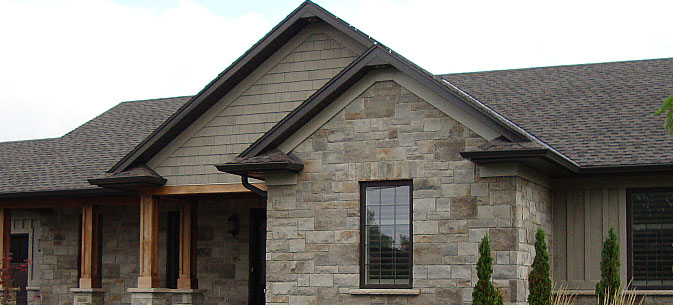
#> input picture EdgeDetection/aaa.jpg, 673 x 305 px
$ python detectEdge.py   (older library calls are emulated)
#> lines starting #> are read from the running program, lines starting #| are printed output that depends on the picture
import cv2
from matplotlib import pyplot as plt

input = cv2.imread('aaa.jpg',)
#> input is the input picture: shape (305, 673, 3); mean B, G, R 117, 123, 126.7
gray = cv2.cvtColor(input, cv2.COLOR_RGB2GRAY)
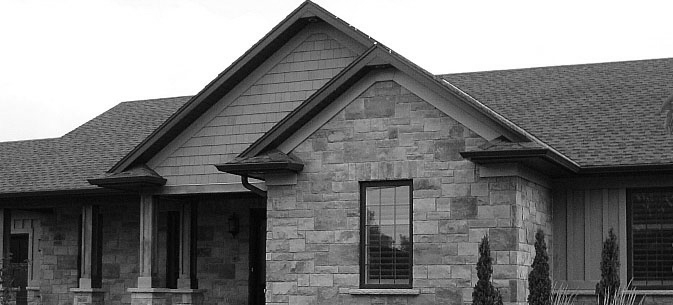
#> gray: shape (305, 673); min 0, max 255, mean 121.6
img = cv2.GaussianBlur(gray,(3,3),0)
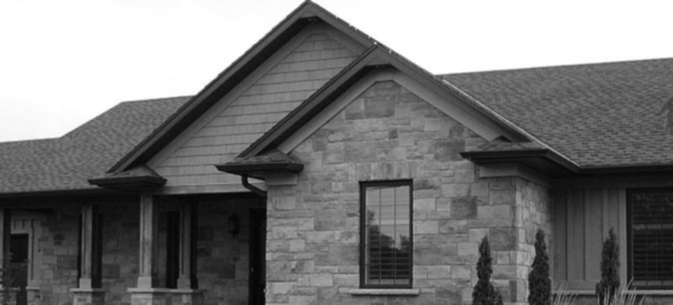
#> img: shape (305, 673); min 5, max 255, mean 121.6
laplacian = cv2.Laplacian(img,cv2.CV_64F)
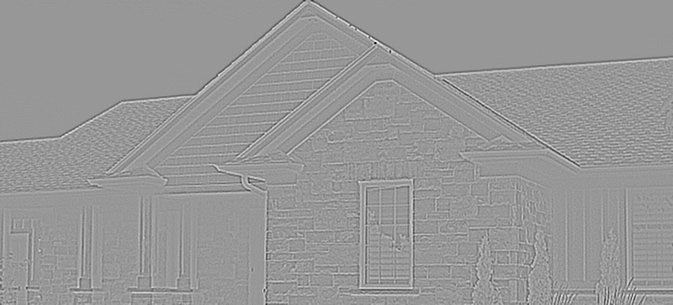
#> laplacian: shape (305, 673) float64; min -155, max 106, mean 0; drawn with min black and max white
sobel_x = cv2.Sobel(img,cv2.CV_64F,1,0,ksize=5)
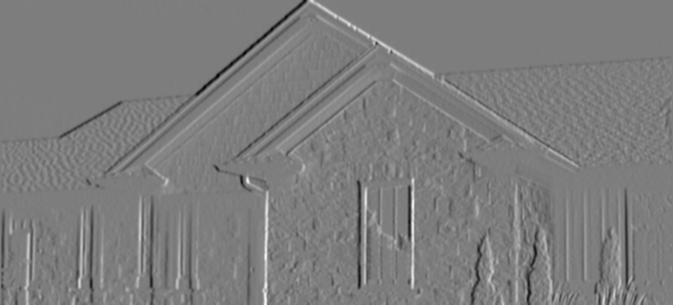
#> sobel_x: shape (305, 673) float64; min -6099, max 6268, mean -12.5; drawn with min black and max white
sobel_y = cv2.Sobel(img,cv2.CV_64F,0,1,ksize=5)
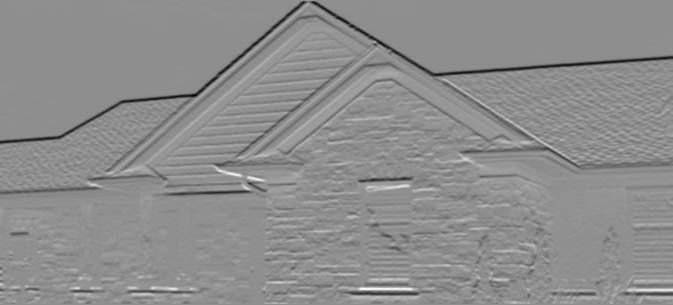
#> sobel_y: shape (305, 673) float64; min -7628, max 5985, mean -69.3; drawn with min black and max white
canny = cv2.Canny(img,4000, 500,apertureSize=5)
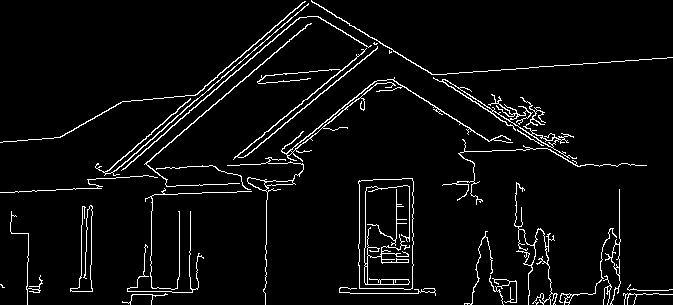
#> canny: shape (305, 673); 4.6% white in thin lines or dots
scharr_x = cv2.Scharr(img ,cv2.CV_16S, 1, 0, cv2.BORDER_DEFAULT)
scharr_y = cv2.Scharr(img ,cv2.CV_16S, 0, 1, cv2.BORDER_DEFAULT)

plt.subplot(3,2,1),plt.imshow(img,cmap = 'gray')
plt.title('Original'), plt.xticks([]), plt.yticks([])
plt.subplot(3,2,2),plt.imshow(laplacian, cmap = 'gray')
plt.title('Laplacian'), plt.xticks([]), plt.yticks([])
plt.subplot(3,2,3),plt.imshow(sobel_x, cmap = 'gray')
plt.title('Sobel_x'), plt.xticks([]), plt.yticks([])
plt.subplot(3,2,4),plt.imshow(sobel_y, cmap = 'gray')
plt.title('Sobel_y'), plt.xticks([]), plt.yticks([])
plt.subplot(3,2,5),plt.imshow(canny, cmap = 'gray')
plt.title('Canny'), plt.xticks([]), plt.yticks([])
plt.subplot(3,2,6),plt.imshow(scharr_x, cmap = 'gray')
plt.title('Scharr_x'), plt.xticks([]), plt.yticks([])

plt.show()
